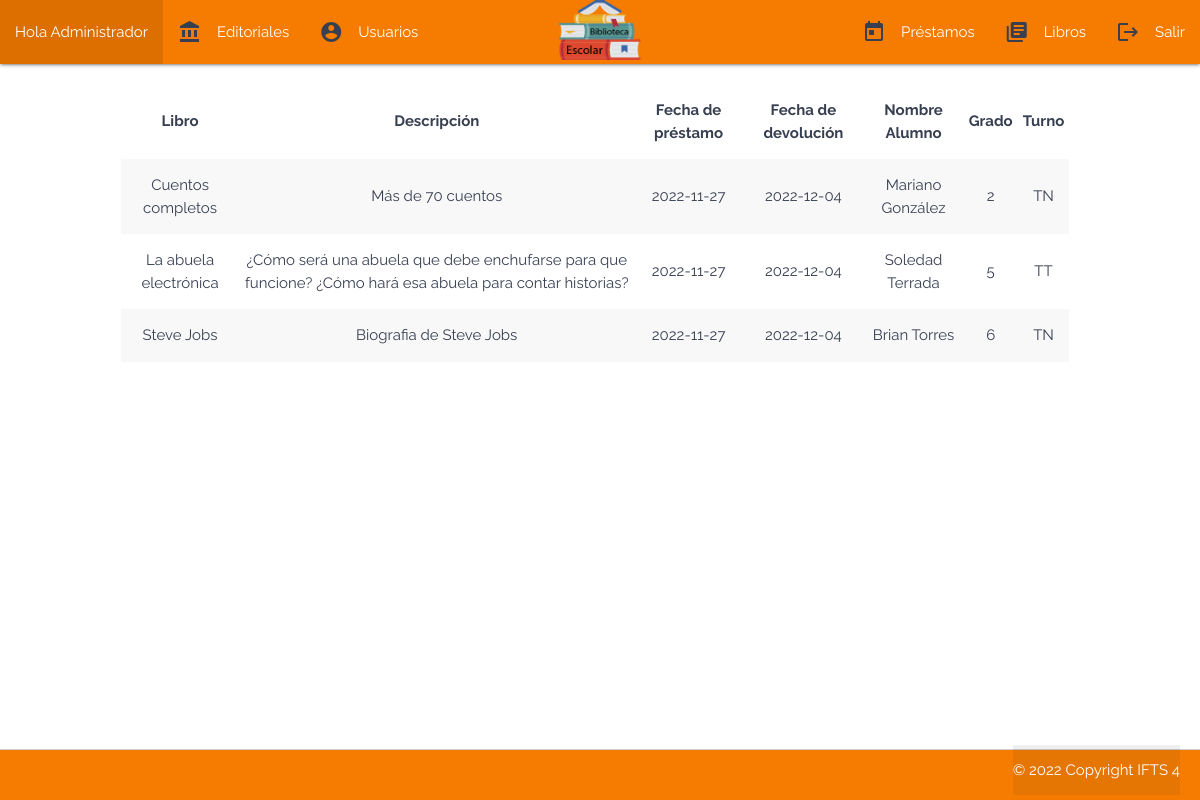
/views/loan/loan.php (signed in), run on the app's committed database.
### tables this page shows
CREATE TABLE `book_rental` (
  `id_rental` int(11) NOT NULL,
  `from_date` date NOT NULL,
  `until_date` date NOT NULL,
  `id_book` int(11) NOT NULL,
  `id_user` int(11) NOT NULL
);

CREATE TABLE `book` (
  `id_book` int(11) NOT NULL,
  `id_pubisher` int(11) NOT NULL,
  `title` varchar(100) NOT NULL,
  `author` varchar(100) NOT NULL,
  `isbn` varchar(20) NOT NULL,
  `edition` int(11) NOT NULL,
  `year` varchar(4) NOT NULL,
  `description` varchar(255) NOT NULL,
  `image` text NOT NULL,
  `available` int(1) NOT NULL DEFAULT '1'
);

CREATE TABLE `users` (
  `id_user` int(11) NOT NULL,
  `full_name` varchar(150) NOT NULL,
  `identification_document` varchar(10) NOT NULL,
  `address` varchar(150) NOT NULL,
  `phone` varchar(20) NOT NULL,
  `grade` int(2) DEFAULT NULL,
  `shift` enum('TM','TT','TN','') NOT NULL,
  `role` enum('docente','alumno','admin','') NOT NULL DEFAULT 'alumno',
  `user` varchar(50) NOT NULL,
  `password` varchar(250) NOT NULL,
  `id_book_rental` int(11) DEFAULT NULL
);

### views/loan/loan.php (the view, shortened to what this page needs)
<?php
include('../../controllers/connection.php');
$id = $_SESSION["id_user"];
require_once "../partials/header_index.php";
require_once "../partials/navbar.php";
if ($_SESSION['role'] != "alumno") {
    $query = "SELECT id_rental, title, description, from_date, until_date, full_name, shift, grade, book.id_book FROM book_rental BR INNER JOIN book ON BR.id_book = book.id_book INNER JOIN users U ON BR.id_user = U.id_user";
} else {
    $query = "SELECT id_rental, title, description, from_date, until_date, full_name, shift, grade, available, book.id_book FROM book_rental BR INNER JOIN book ON BR.id_book = book.id_book INNER JOIN users U ON BR.id_user = U.id_user WHERE BR.id_user = '$id'";
}
$result_loan = mysqli_query($mysqli, $query);
?>
<div class="row">
    <div class="col s12">
        <div class="col m1"></div>
        <div class="col s10" id="contenedor">
            <?php
                    if ($result_loan->fetch_array()< 1) {
                        echo "<tr>
                                <td>
                                    <h5>No solicitaste libros todavía</h5>
                                </td>
                            </tr>";
                     ?>
                    <?php }else { ?>
            <table class="responsive-table centered striped" id="tabla">
                <thead>
                    <tr>
                        <th>Libro</th>
                        <th>Descripción</th>
                        <th>Fecha de préstamo</th>
                        <th>Fecha de devolución</th>
                        <th>Nombre Alumno</th>
                        <th>Grado</th>
                        <th>Turno</th>
                        <th></th>
                    </tr>
                </thead>
                <tbody id="table-body">
                      <?php  foreach ($result_loan as $key => $value) { ?>
                    <tr>
                        <td>
                            <?php echo $value['title'] ?>
                        </td>
                        <td>
                            <?php echo $value['description'] ?>
                        </td>
                        <td>
                            <?php echo $value['from_date'] ?>
                        </td>
                        <td>
                            <?php echo $value['until_date'] ?>
                        </td>
                        <td>
                            <?php echo $value['full_name'] ?>
                        </td>
                        <td>
                            <?php echo $value['grade'] ?>
                        </td>
                        <td>
                            <?php echo $value['shift'] ?>
                        </td>
                    </tr>
                    <?php }
                    } ?>
                </tbody>
            </table>
        </div>
    </div>
</div>
<?php
require_once "../partials/footer_index.php";
?>

### public/css/styles.css (style rules this page uses)
* { margin: 0; padding: 0; box-sizing: border-box; font-family: 'Raleway', sans-serif; text-decoration: none; color: #373F51; list-style: none; }

### data on the page
book_rental: id_book.title "Cuentos completos", id_book.description "Más de 70 cuentos", from_date "2022-11-27", until_date "2022-12-04", id_user.full_name "Mariano González", id_user.grade "2", id_user.shift "TN"
book_rental: id_book.title "La abuela electrónica", id_book.description "¿Cómo será una abuela que debe enchufarse para que funcione? ¿Cómo hará esa abuela para contar historias?", from_date "2022-11-27", until_date "2022-12-04", id_user.full_name "Soledad Terrada", id_user.grade "5", id_user.shift "TT"
book_rental: id_book.title "Steve Jobs", id_book.description "Biografia de Steve Jobs", from_date "2022-11-27", until_date "2022-12-04", id_user.full_name "Brian Torres", id_user.grade "6", id_user.shift "TN"

### other printed values
$_SESSION['full_name'] "Administrador"
